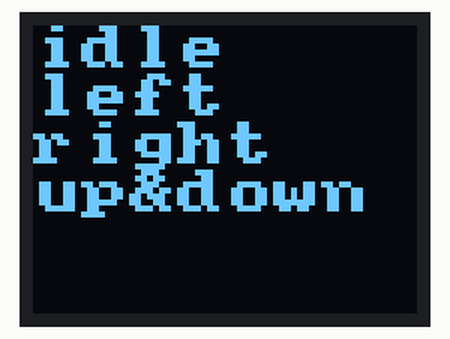
Bench run of a sketch on a simulated Arduino Uno, built with avr-gcc and run on an emulated ATmega328P. Parts: 64×48 one-colour display.

Above: at 0.2 s.

The sketch:

XIAO-display.ino
```cpp
#include <Arduino.h>
#include <U8x8lib.h>

// U8X8_SSD1306_128X64_NONAME_HW_I2C u8x8(/* reset=*/ U8X8_PIN_NONE);
 U8X8_SSD1306_64X48_ER_HW_I2C u8x8(/* reset=*/ U8X8_PIN_NONE);
// U8X8_SSD1306_64X32_NONAME_HW_I2C u8x8(/* reset=*/ U8X8_PIN_NONE);

// U8X8_SSD1306_128X64_NONAME_SW_I2C u8x8(/* clock=*/ SCL, /* data=*/ SDA, /* reset=*/ U8X8_PIN_NONE);   // OLEDs without Reset of the Display

void setup(void) {
  u8x8.begin();
  //u8x8.setFlipMode(2);   // set number from 1 to 3, the screen word will rotary 180
}

void loop(void) {
      u8x8.setFont(u8x8_font_amstrad_cpc_extended_r);
      u8x8.drawString(0,0,"idle");
      u8x8.drawString(0,1,"left");
      u8x8.drawString(0,2,"right");
      u8x8.drawString(0,3,"up&down");
}
```
